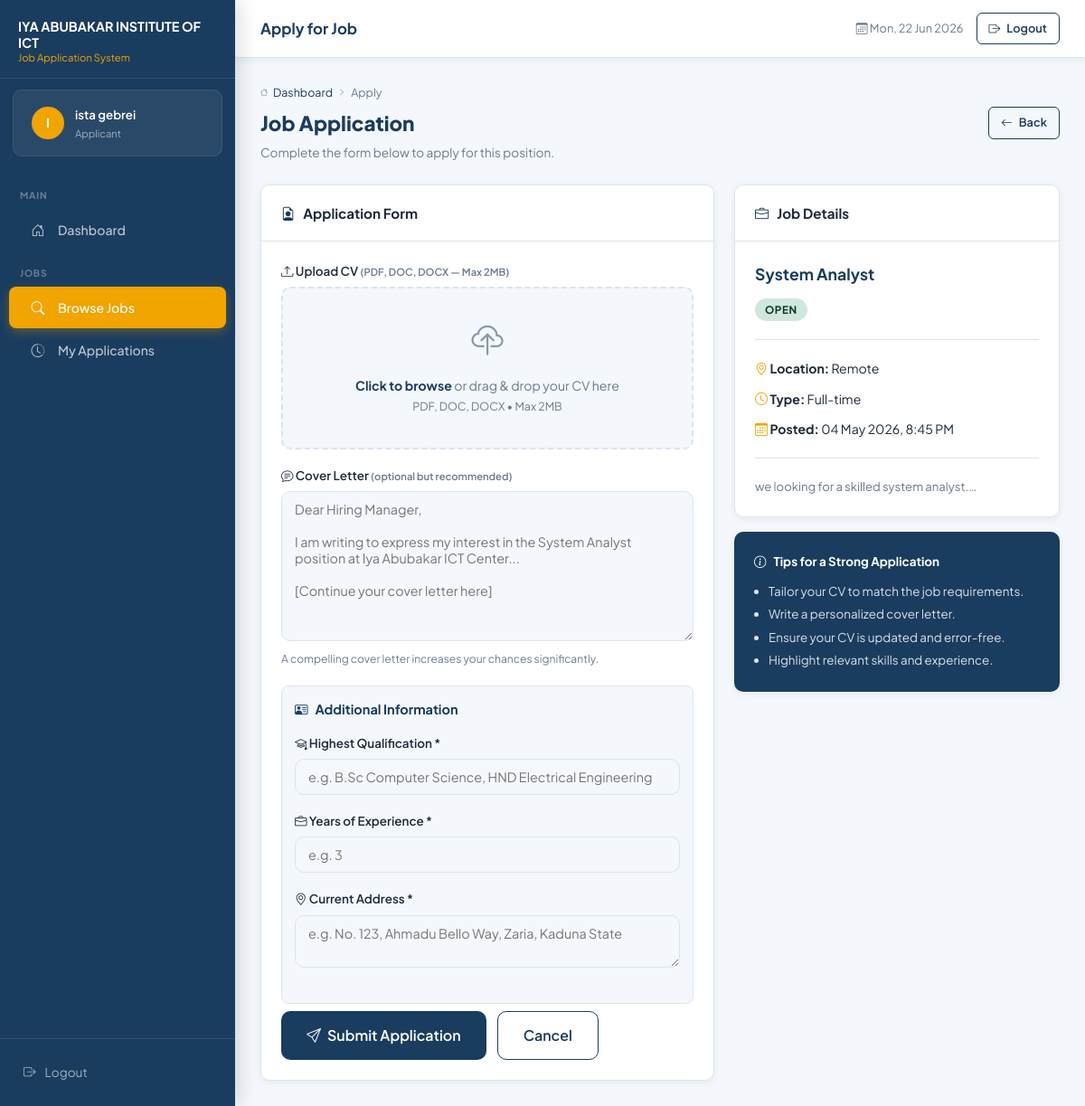
The page /applicant/apply.php?job_id=3 (signed in) on the database its author committed.
### tables this page shows
CREATE TABLE `jobs` (
  `id` int(11) NOT NULL,
  `title` varchar(100) NOT NULL,
  `description` text NOT NULL,
  `requirements` text NOT NULL,
  `location` varchar(100) NOT NULL,
  `type` varchar(50) NOT NULL,
  `status` enum('open','closed') NOT NULL DEFAULT 'open',
  `posted_date` timestamp NOT NULL DEFAULT current_timestamp()
);

### applicant/apply.php (the view, shortened to what this page needs)
<?php
require_once '../config.php';
$job_id = (int)($_GET['job_id'] ?? $_POST['job_id'] ?? 0);
$jstmt = $conn->prepare('SELECT * FROM jobs WHERE id = ? AND status = "open" LIMIT 1');
$jstmt->bind_param('i', $job_id);
$jstmt->execute();
$job = $jstmt->get_result()->fetch_assoc();
$success = false;
?>
<!DOCTYPE html>
<html lang="en">
<head>
    <link rel="stylesheet" href="../style.css">
    <link rel="stylesheet" href="https://cdn.jsdelivr.net/npm/bootstrap-icons@1.11.3/font/bootstrap-icons.min.css">
</head>
<body>
<div class="app-shell">
    <?php include '../includes/sidebar.php'; ?>
    <div class="main-content">
        <?php include '../includes/topbar.php'; ?>
        <main class="page-content">
            <div class="page-header">
                <div class="page-header-left">
                    <div class="breadcrumb">
                        <i class="bi bi-house"></i>
                        <a href="dashboard.php">Dashboard</a>
                        <i class="bi bi-chevron-right"></i> Apply
                    </div>
                    <h2>Job Application</h2>
                    <p>Complete the form below to apply for this position.</p>
                </div>
                <a href="dashboard.php" class="btn btn-outline-primary btn-sm">
                    <i class="bi bi-arrow-left"></i> Back
                </a>
            </div>
            <?php if ($success): ?>
            <div class="alert alert-success" style="font-size:1rem;">
                <span class="alert-icon"><i class="bi bi-check-circle-fill"></i></span>
                <div>
                    <strong>Application Submitted Successfully!</strong><br>
                    Your application for <em><?= e($job['title']) ?></em> has been received. We'll review it and update your status.
                    <br><br>
                    <a href="dashboard.php" class="btn btn-success btn-sm">
                        <i class="bi bi-house"></i> Go to Dashboard
                    </a>
                </div>
            </div>
            <?php else: ?>
            <div style="display:grid;grid-template-columns:1fr 360px;gap:22px;align-items:start;">
                <div class="card">
                    <div class="card-header">
                        <h3><i class="bi bi-file-earmark-person"></i> Application Form</h3>
                    </div>
                    <div class="card-body">
                        <form method="POST" action="apply.php" enctype="multipart/form-data">
                            <div class="form-group">
                                <label class="form-label">
                                    <i class="bi bi-upload"></i> Upload CV
                                    <small class="text-muted">(PDF, DOC, DOCX — Max 2MB)</small>
                                </label>
                                <div class="file-upload-area" id="dropArea" onclick="document.getElementById('cv').click()">
                                    <i class="bi bi-cloud-upload"></i>
                                    <p>
                                        <strong>Click to browse</strong> or drag & drop your CV here
                                    </p>
                                    <p style="font-size:.78rem;">PDF, DOC, DOCX • Max 2MB</p>
                                </div>
                            </div>
                            <div class="form-group">
                                <label class="form-label">
                                    <i class="bi bi-chat-text"></i> Cover Letter
                                    <small class="text-muted">(optional but recommended)</small>
                                </label>
                                <textarea name="cover_letter" class="form-control" rows="8"
                                    placeholder="Dear Hiring Manager,&#10;&#10;I am writing to express my interest in the <?= e($job['title']) ?> position at Iya Abubakar ICT Center...&#10;&#10;[Continue your cover letter here]"><?= e($_POST['cover_letter'] ?? '') ?></textarea>
                                <small class="text-muted">A compelling cover letter increases your chances significantly.</small>
                            </div>
                            <div style="margin:18px 0 8px;padding:14px;background:var(--bg);border-radius:8px;border:1px solid var(--border);">
                                <div style="font-weight:700;margin-bottom:14px;display:flex;align-items:center;gap:8px;color:var(--primary);">
                                    <i class="bi bi-person-vcard"></i> Additional Information
                                </div>
                                <div class="form-group">
                                    <label class="form-label">
                                        <i class="bi bi-mortarboard"></i> Highest Qualification *
                                    </label>
                                    <input type="text" name="qualification" class="form-control"
                                           placeholder="e.g. B.Sc Computer Science, HND Electrical Engineering"
                                           value="<?= e($_POST['qualification'] ?? '') ?>" required>
                                </div>
                                <div class="form-group">
                                    <label class="form-label">
                                        <i class="bi bi-briefcase"></i> Years of Experience *
                                    </label>
                                    <input type="number" name="experience_years" class="form-control"
                                           placeholder="e.g. 3"
                                           min="0" max="50"
                                           value="<?= e($_POST['experience_years'] ?? '') ?>" required>
                                </div>
                                <div class="form-group">
                                    <label class="form-label">
                                        <i class="bi bi-geo-alt"></i> Current Address *
                                    </label>
                                    <textarea name="address" class="form-control" rows="2"
                                              placeholder="e.g. No. 123, Ahmadu Bello Way, Zaria, Kaduna State"
                                              required><?= e($_POST['address'] ?? '') ?></textarea>
                                </div>
                            </div>
                            <div style="display:flex;gap:12px;margin-top:8px;">
                                <button type="submit" class="btn btn-primary btn-lg">
                                    <i class="bi bi-send"></i> Submit Application
                                </button>
                                <a href="dashboard.php" class="btn btn-outline-primary btn-lg">
                                    Cancel
                                </a>
                            </div>
                        </form>
                    </div>
                </div>
                <div>
                    <div class="card">
                        <div class="card-header">
                            <h3><i class="bi bi-briefcase"></i> Job Details</h3>
                        </div>
                        <div class="card-body">
                            <div style="font-size:1.1rem;font-weight:700;color:var(--primary);margin-bottom:12px;">
                                <?= e($job['title']) ?>
                            </div>
                            <?= status_badge($job['status']) ?>
                            <hr class="divider">
                            <div style="display:flex;flex-direction:column;gap:10px;font-size:.88rem;">
                                <div><i class="bi bi-geo-alt" style="color:var(--accent);"></i> <strong>Location:</strong> <?= e($job['location']) ?></div>
                                <div><i class="bi bi-clock" style="color:var(--accent);"></i> <strong>Type:</strong> <?= e($job['type']) ?></div>
                                <div><i class="bi bi-calendar3" style="color:var(--accent);"></i> <strong>Posted:</strong> <?= fmt_date($job['posted_date']) ?></div>
                            </div>
                            <hr class="divider">
                            <div style="font-size:.82rem;color:var(--text-muted);line-height:1.7;">
                                <?= nl2br(e(substr($job['description'], 0, 350))) ?>…
                            </div>
                        </div>
                    </div>
                    <div class="card" style="margin-top:16px;background:var(--primary);border:none;">
                        <div class="card-body" style="color:rgba(255,255,255,.85);font-size:.84rem;">
                            <div style="color:#fff;font-weight:700;margin-bottom:8px;display:flex;align-items:center;gap:8px;">
                                <i class="bi bi-info-circle"></i> Tips for a Strong Application
                            </div>
                            <ul style="padding-left:16px;line-height:1.9;margin:0;">
                                <li>Tailor your CV to match the job requirements.</li>
                                <li>Write a personalized cover letter.</li>
                                <li>Ensure your CV is updated and error-free.</li>
                                <li>Highlight relevant skills and experience.</li>
                            </ul>
                        </div>
                    </div>
                </div>
            </div>
            <?php endif; ?>
        </main>
    </div>
</div>
</body>
</html>

### config.php (shortened to what this page needs)
<?php
function e(string $str): string {
    return htmlspecialchars($str, ENT_QUOTES, 'UTF-8');
}
function fmt_date(string $date): string {
    return date('d M Y, g:i A', strtotime($date));
}
function status_badge(string $status): string {
    $map = [
        'pending'     => 'badge-pending',
        'reviewed'    => 'badge-reviewed',
        'shortlisted' => 'badge-shortlisted',
        'rejected'    => 'badge-rejected',
        'open'        => 'badge-open',
        'closed'      => 'badge-closed',
        'active'      => 'badge-active',
        'suspended'   => 'badge-suspended',
        'inactive'    => 'badge-inactive',
    ];
    $cls = $map[$status] ?? 'badge-secondary';
    return "<span class=\"status-badge {$cls}\">" . ucfirst(e($status)) . "</span>";
}

### style.css (style rules this page uses)
:root { --primary: #1a3c5e; --primary-dark: #122a44; --primary-light: #2558891a; --accent: #f0a500; --accent-dark: #c98a00; --success: #27ae60; --danger: #e74c3c; --warning: #f39c12; --info: #2980b9; --bg: #f4f7fb; --surface: #ffffff; --border: #dde3ef; --text: #1e2a3a; --text-muted: #6b7a90; --sidebar-w: 260px; --topbar-h: 64px; --radius: 10px; --shadow: 0 4px 20px rgba(26,60,94,.10); --shadow-sm: 0 2px 8px rgba(26,60,94,.07); --transition: all .22s ease; }
*, *::before, *::after { box-sizing: border-box; margin: 0; padding: 0; }
html { scroll-behavior: smooth; }
body { font-family: 'Plus Jakarta Sans', sans-serif; background: var(--bg); color: var(--text); font-size: 14.5px; line-height: 1.65; min-height: 100vh; }
a { color: var(--primary); text-decoration: none; transition: var(--transition); }
.form-label { font-weight: 600; font-size: .84rem; color: var(--text); margin-bottom: 6px; display: block; }
.form-control, .form-select, textarea.form-control { width: 100%; border: 1.5px solid var(--border); border-radius: var(--radius); padding: 10px 14px; font-size: .9rem; font-family: inherit; background: var(--bg); color: var(--text); transition: var(--transition); outline: none; }
.form-group { margin-bottom: 18px; }
.btn { display: inline-flex; align-items: center; gap: 7px; padding: 9px 20px; border-radius: 8px; font-family: inherit; font-size: .88rem; font-weight: 600; cursor: pointer; border: none; transition: var(--transition); text-decoration: none; white-space: nowrap; }
.btn-primary { background: var(--primary); color: #fff; }
.btn-outline-primary { background: transparent; color: var(--primary); border: 1.5px solid var(--primary); }
.btn-sm { padding: 6px 13px; font-size: .8rem; border-radius: 6px; }
.btn-lg { padding: 13px 28px; font-size: 1rem; border-radius: 10px; }
.btn i { font-size: 1em; }
.app-shell { display: flex; min-height: 100vh; }
.main-content { margin-left: var(--sidebar-w); flex: 1; display: flex; flex-direction: column; min-width: 0; }
.page-content { padding: 28px; flex: 1; }
.card { background: var(--surface); border-radius: var(--radius); border: 1px solid var(--border); box-shadow: var(--shadow-sm); overflow: hidden; }
.card-header { display: flex; align-items: center; justify-content: space-between; padding: 18px 22px; border-bottom: 1px solid var(--border); background: var(--surface); }
.card-header h3 { font-size: .95rem; font-weight: 700; color: var(--text); display: flex; align-items: center; gap: 9px; }
.card-header h3 i { color: var(--primary); }
.card-body { padding: 22px; }
.status-badge { display: inline-block; padding: 3px 11px; border-radius: 20px; font-size: .73rem; font-weight: 700; text-transform: uppercase; letter-spacing: .05em; }
.badge-open { background: #d1e7dd; color: #0a3622; }
.page-header { display: flex; align-items: center; justify-content: space-between; margin-bottom: 24px; gap: 12px; }
.page-header-left h2 { font-size: 1.4rem; font-weight: 800; color: var(--primary); }
.page-header-left p { font-size: .85rem; color: var(--text-muted); margin-top: 3px; }
.breadcrumb { display: flex; align-items: center; gap: 6px; font-size: .78rem; color: var(--text-muted); margin-bottom: 5px; }
.breadcrumb i { font-size: .65em; }
.file-upload-area { border: 2px dashed var(--border); border-radius: 10px; padding: 28px; text-align: center; cursor: pointer; transition: var(--transition); background: var(--bg); }
.file-upload-area i { font-size: 2.2rem; color: var(--primary); opacity: .5; display: block; margin-bottom: 10px; }
.file-upload-area p { color: var(--text-muted); font-size: .88rem; }
.file-upload-area strong { color: var(--primary); }
.text-muted { color: var(--text-muted); }
.divider { border: none; border-top: 1px solid var(--border); margin: 20px 0; }

### rows shown on the page
jobs: cover_letter "Dear Hiring Manager, I am writing to express my interest in the System Analyst position at Iya Abubakar ICT Center... [Continue your cover letter here]", title "System Analyst", status "OPEN", location "Remote", type "Full-time", posted_date "04 May 2026, 8:45 PM", description "we looking for a skilled system analyst."

### other values the page prints
$user_initial "I"
$user_name "ista gebrei"
$user_role "Applicant"
$page_title "Apply for Job"
